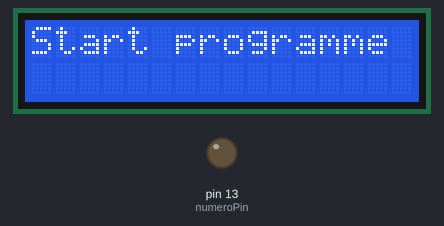
A sketch run on a simulated Arduino Uno, built with avr-gcc and run on an emulated ATmega328P. On the bench: 16×2 character LCD, output pins drawn as LEDs (lit = HIGH).

Above: at 0.1 s.
At 8.1 s:
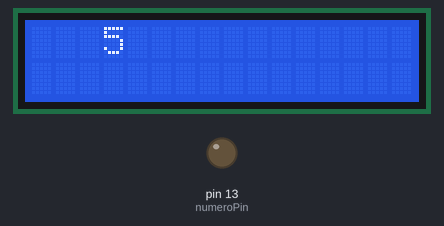
At 17.3 s:
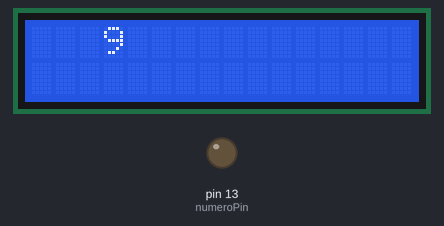
At 37.2 s:
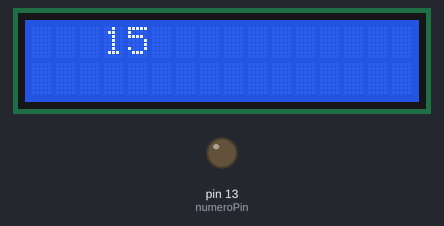
Timing chart, 0 to 40.0 s (numbered marks = the images above):
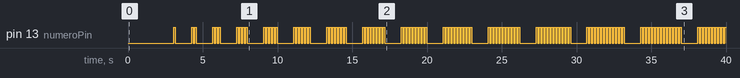

The sketch:

ecran_lcd.ino
```cpp
#include <LiquidCrystal.h>

int numeroPin;

LiquidCrystal lcd(7, 8, 9, 10, 11 , 12);

/********************************************************/

void setup() {
  numeroPin=13;
  pinMode(numeroPin,OUTPUT);
  lcd.begin(16, 2);
  lcd.setCursor(0, 0);
  lcd.print("Start programme");
  delay(2000);
  lcd.clear();

  for (int compteur=1; compteur<=20; compteur ++)
    {
      lcd.setCursor(3,0);
      lcd.print(compteur);
      delay(1000);
      lcd.clear();

      for (int nombreClignote=0; nombreClignote<compteur; nombreClignote++)
      {
        digitalWrite(numeroPin,HIGH);
        delay(100);
        digitalWrite(numeroPin,LOW);
        delay(100);
      }
    }

  lcd.setCursor(6,0);
  lcd.print("Fin");
}

void loop() {

}
```

Measured:
- by itself, pin 13 (numeroPin): LOW → HIGH at 3.1 s, → LOW 0.10 s later, → HIGH 1.1 s later, → LOW 0.10 s later, … (229 changes in this stretch)
- what the display in image 1 shows lasts 1.0 s, from 8.1 s to 9.1 s
